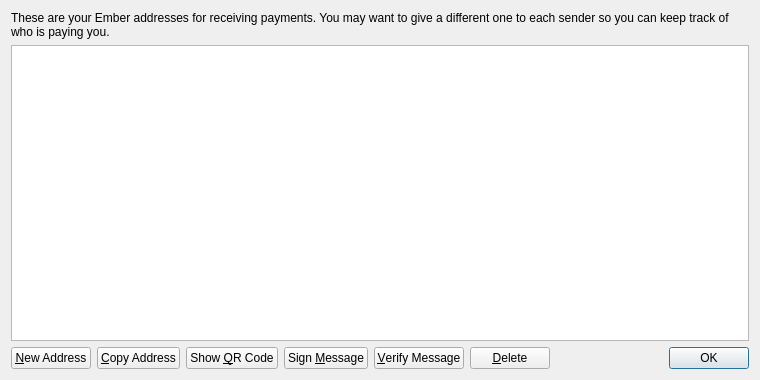
<?xml version="1.0" encoding="UTF-8"?>
<ui version="4.0">
 <class>AddressBookPage</class>
 <widget class="QWidget" name="AddressBookPage">
  <property name="geometry">
   <rect>
    <x>0</x>
    <y>0</y>
    <width>760</width>
    <height>380</height>
   </rect>
  </property>
  <property name="windowTitle">
   <string>Address Book</string>
  </property>
  <layout class="QVBoxLayout" name="verticalLayout">
   <item>
    <widget class="QLabel" name="labelExplanation">
     <property name="text">
      <string>These are your Ember addresses for receiving payments. You may want to give a different one to each sender so you can keep track of who is paying you.</string>
     </property>
     <property name="textFormat">
      <enum>Qt::PlainText</enum>
     </property>
     <property name="wordWrap">
      <bool>true</bool>
     </property>
    </widget>
   </item>
   <item>
    <widget class="QTableView" name="tableView">
     <property name="contextMenuPolicy">
      <enum>Qt::CustomContextMenu</enum>
     </property>
     <property name="toolTip">
      <string>Double-click to edit address or label</string>
     </property>
     <property name="tabKeyNavigation">
      <bool>false</bool>
     </property>
     <property name="selectionMode">
      <enum>QAbstractItemView::SingleSelection</enum>
     </property>
     <property name="selectionBehavior">
      <enum>QAbstractItemView::SelectRows</enum>
     </property>
     <property name="sortingEnabled">
      <bool>true</bool>
     </property>
     <attribute name="verticalHeaderVisible">
      <bool>false</bool>
     </attribute>
    </widget>
   </item>
   <item>
    <layout class="QHBoxLayout" name="horizontalLayout">
     <item>
      <widget class="QPushButton" name="newAddressButton">
       <property name="toolTip">
        <string>Create a new address</string>
       </property>
       <property name="text">
        <string>&amp;New Address</string>
       </property>
      </widget>
     </item>
     <item>
      <widget class="QPushButton" name="copyToClipboard">
       <property name="toolTip">
        <string>Copy the currently selected address to the system clipboard</string>
       </property>
       <property name="text">
        <string>&amp;Copy Address</string>
       </property>
      </widget>
     </item>
     <item>
      <widget class="QPushButton" name="showQRCode">
       <property name="text">
        <string>Show &amp;QR Code</string>
       </property>
      </widget>
     </item>
     <item>
      <widget class="QPushButton" name="signMessage">
       <property name="toolTip">
        <string>Sign a message to prove you own a Ember address</string>
       </property>
       <property name="text">
        <string>Sign &amp;Message</string>
       </property>
      </widget>
     </item>
     <item>
      <widget class="QPushButton" name="verifyMessage">
       <property name="toolTip">
        <string>Verify a message to ensure it was signed with a specified Ember address</string>
       </property>
       <property name="text">
        <string>&amp;Verify Message</string>
       </property>
      </widget>
     </item>
     <item>
      <widget class="QPushButton" name="deleteButton">
       <property name="toolTip">
        <string>Delete the currently selected address from the list</string>
       </property>
       <property name="text">
        <string>&amp;Delete</string>
       </property>
      </widget>
     </item>
     <item>
      <spacer name="horizontalSpacer">
       <property name="orientation">
        <enum>Qt::Horizontal</enum>
       </property>
       <property name="sizeHint" stdset="0">
        <size>
         <width>40</width>
         <height>20</height>
        </size>
       </property>
      </spacer>
     </item>
     <item>
      <widget class="QDialogButtonBox" name="buttonBox">
       <property name="sizePolicy">
        <sizepolicy hsizetype="Maximum" vsizetype="Fixed">
         <horstretch>0</horstretch>
         <verstretch>0</verstretch>
        </sizepolicy>
       </property>
       <property name="standardButtons">
        <set>QDialogButtonBox::Ok</set>
       </property>
      </widget>
     </item>
    </layout>
   </item>
  </layout>
 </widget>
 <resources>
  <include location="../bitcoin.qrc"/>
 </resources>
 <connections/>
</ui>
